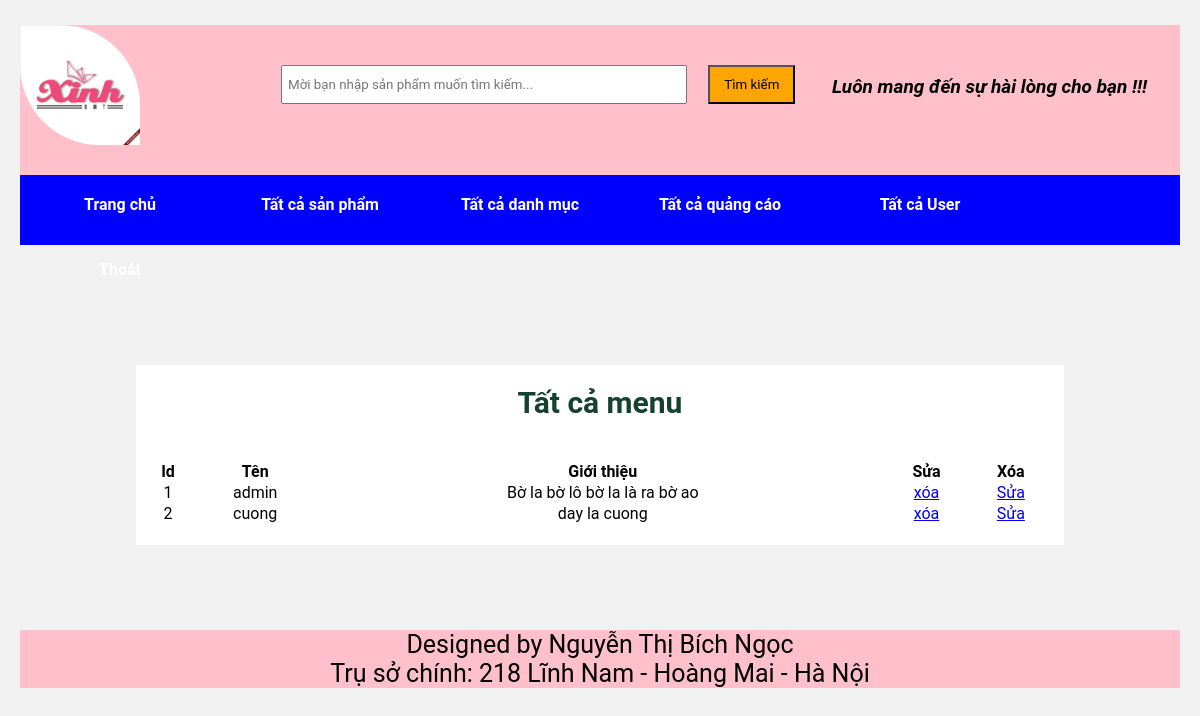
/admin/index.php?r=list-user (signed in), run on an earlier commit of the app's database.
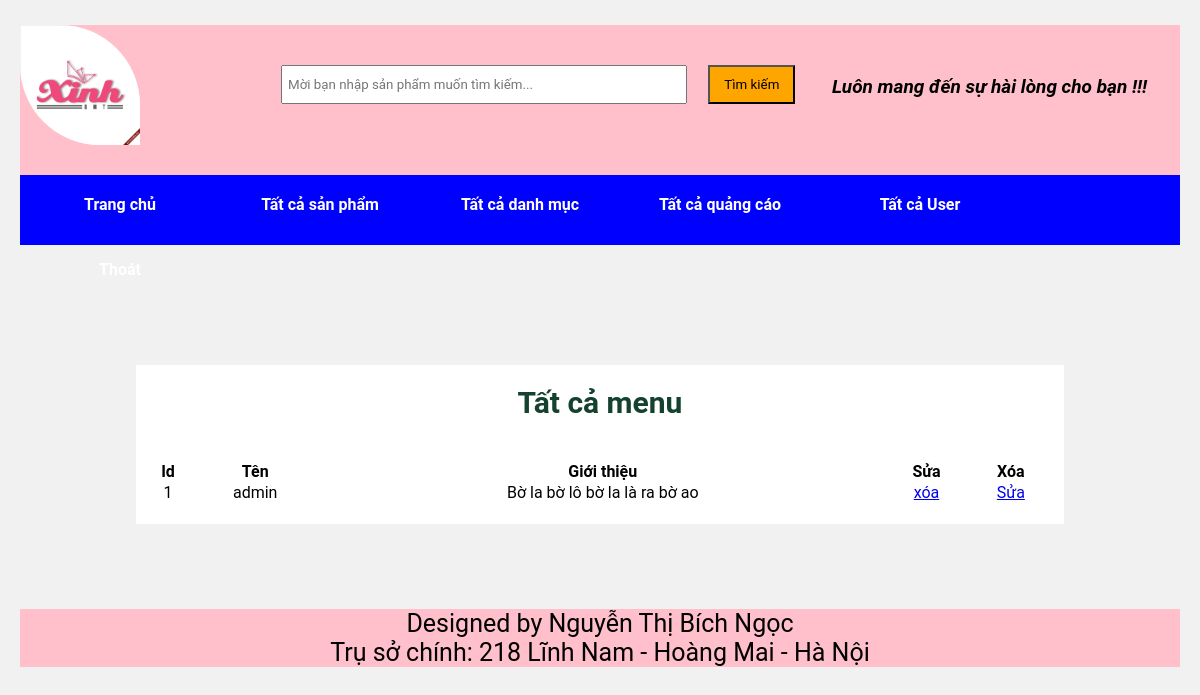
And on a later commit of the database.
### tables this page shows
CREATE TABLE `user` (
  `id` int(11) NOT NULL,
  `username` varchar(120) NOT NULL,
  `password` varchar(120) NOT NULL,
  `info` text NOT NULL
);

### admin/list-user.php (the view, shortened to what this page needs)
<?php
	$sql = " SELECT * FROM user";
	$rs = mysqli_query($conn, $sql);
?>
<table class="table">
	<caption class="alert alert-success" style="color: #14422F">Tất cả menu</caption>
	<thead>
		<tr>
			<th>Id</th>
			<th>Tên </th>
			<th>Giới thiệu</th>
			<th>Sửa</th>
			<th>Xóa</th>
		</tr>
	</thead>
	<tbody>
		<?php
		$counter = 1 ;
		while( $u = mysqli_fetch_array( $rs , MYSQLI_ASSOC ) ):  ?>
		<tr>
			<td><?php echo $counter++;?></td>
			<td><?php echo $u["username"]; ?></td>
			<td><?php echo $u["info"];?></td>
            <td><a  onclick='return confirm("Ban thực sự muốn xóa")' href="delete.php?type=user&id=<?php echo $u['id'];?>">xóa</a></td>
			<td><a href="index.php?r=edit-user&id=<?php echo $u['id'];?>">Sửa</a></td>
		</tr>
	<?php endwhile;?>
	</tbody>
</table>

What changed in the data, as far as the page shows it:
removed user: username "cuong", info "day la cuong"
